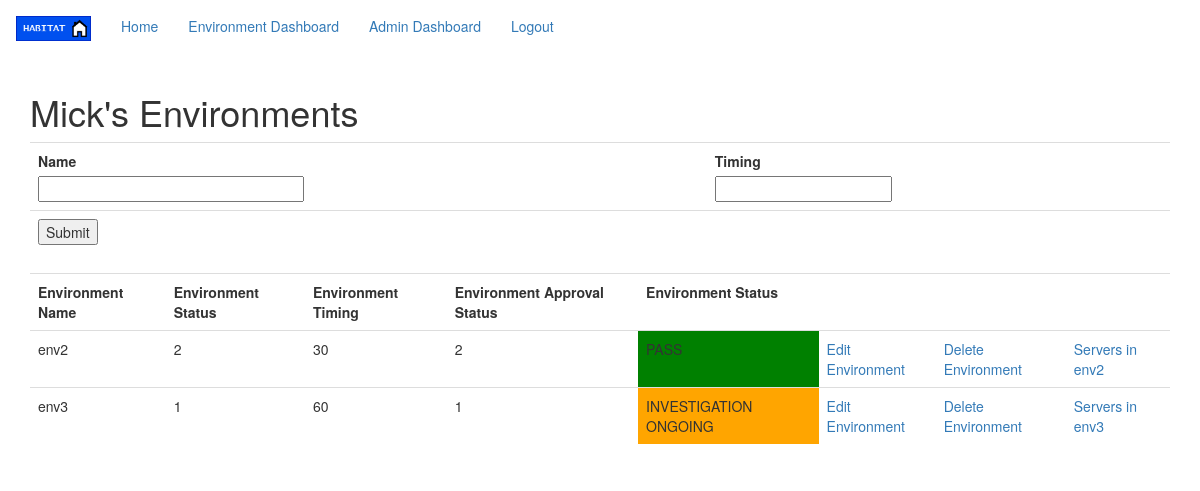
The page /environments/5 (signed in) on the database its author committed.
### app/models/User.py (models this page shows, shortened)
class User(UserMixin, db.Model):
    id = db.Column(db.Integer, primary_key=True)
    username = db.Column(db.String(64), index=True, unique=True)
    email = db.Column(db.String(120), index=True, unique=True)
    password_hash = db.Column(db.String(128))
    environments = db.relationship('Environment', backref='env_user', lazy='dynamic')
    @login.user_loader
    def load_user(id):
        return User.query.get(int(id))

### app/models/Environment.py (models this page shows, shortened)
class Environment(db.Model):
    id = db.Column(db.Integer, primary_key=True)
    name = db.Column(db.String(120), index=True, unique=True)
    env_status = db.Column(db.Integer, index=True, default=1)
    status_timestamp = db.Column(db.DateTime, index=True, default=datetime.utcnow)
    approval_status = db.Column(db.Integer, index=True, default=1)
    approval_timestamp = (db.Column(db.DateTime, index=True, default=datetime.utcnow))
    timing = (db.Column(db.Integer, default=30))
    user_id_fk = db.Column(db.Integer, db.ForeignKey('user.id'))
    servers = db.relationship('Server', backref='server_in_env', lazy='dynamic')

### app/routes.py (the view)
@app.route('/environments/<id>', methods=["GET", "POST"])
@login_required
def environments(id):
    user = User.query.filter_by(id=id).first_or_404()
    environments = Environment.query.filter_by(user_id_fk=id).all()
    environment_id = environments[0].__dict__["id"]
    servers = Server.query.filter_by(env_id_fk=environment_id).all()
    form = EnvironmentForm()
    if form.validate_on_submit():
        environment = Environment(name=form.name.data, timing=form.timing.data, user_id_fk=id)
        db.session.add(environment)
        db.session.commit()
        flash('Congratulations, your environment has been added!')
        return redirect(url_for('environments', id=id))
    return render_template('environments.html', user=user, environments=environments, servers=servers, form=form)

### app/views/EnvironmentForm.py
class EnvironmentForm(FlaskForm):
    name = StringField('Name', validators=[DataRequired()])
    timing = IntegerField('Timing', validators=[DataRequired()])
    submit = SubmitField('Submit')

### app/templates/environments.html (shortened to what this page needs)
{% extends "navigation.html" %}
{% block app_content %}
<h1>{{ user.username }}'s Environments</h1>
<table class="table" style="width:100%">
<form action="" method="post">
    <tr>
    <td class="form-group">
        {{ form.name.label }}<br>
        {{ form.name(size=32) }}<br>
    </td>
    <td class="form-group">
        {{ form.timing.label }}<br>
        {{ form.timing(size=64) }}<br>
    </td>
    </tr>
    <tr><td class="form-group">{{ form.submit() }}</td><td></td></tr>
</form>
</table>
<table class="table" style="width:100%">
    <tr>
        <th>Environment Name</th>
        <th>Environment Status</th>
        <th>Environment Timing</th>
        <th>Environment Approval Status</th>
        <th>Environment Status</th>
        <th></th>
        <th></th>
        <th></th>
    </tr>
    {% for environment in environments %}
    <tr>
        <td>{{ environment.name }}</td>
        <td>{{ environment.env_status }}</td>
        <td>{{ environment.timing }}</td>
        <td>{{ environment.approval_status }}</td>
        {% if environment.env_status == 2 %}
        <td style="background-color:green">PASS</td>
        {% elif environment.env_status == 1 %}
        <td style="background-color:orange">INVESTIGATION ONGOING</td>
        {% else %}
        <td style="background-color:red">FAIL</td>
        {% endif %}
        <td><a href="{{ url_for('edit_environment', env_id= environment.id ) }}">Edit Environment</a></td>
        <td><a href="{{ url_for('delete_environment', env_id= environment.id ) }}">Delete Environment</a></td>
        <td><a href="{{ url_for('servers', env_id_fk= environment.id ) }}">Servers in {{ environment.name }}</a></td>
    </tr>
    {% endfor %}
</table>
{% endblock %}

### rows shown on the page
User: username "Mick"
Environment: name "env2", env_status "2", timing "30", approval_status "2", shows "PASS"
Environment: name "env3", env_status "1", timing "60", approval_status "1", shows "INVESTIGATION ONGOING"
